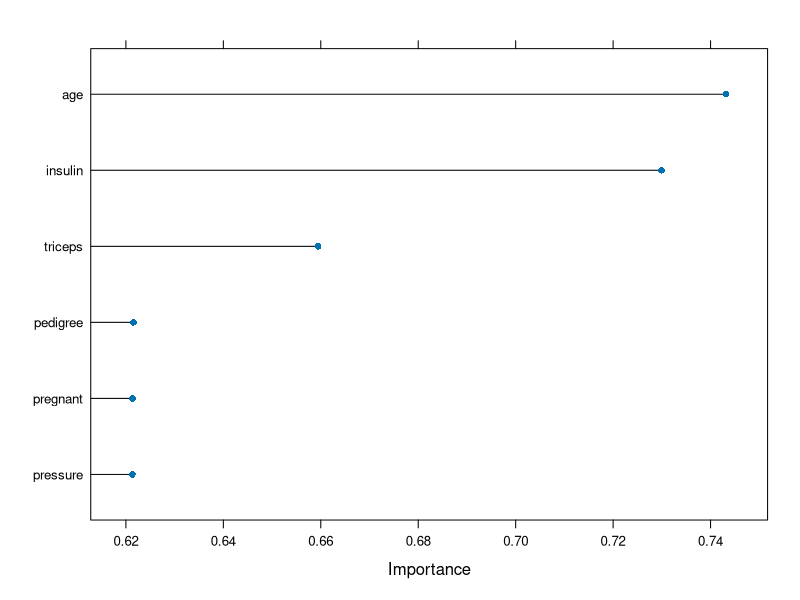

Here is the R script that generated this plot:
## ---- chunk 1
library(caret)
library(mlbench)
data("PimaIndiansDiabetes2")
df <- PimaIndiansDiabetes2[complete.cases(PimaIndiansDiabetes2[]),]
corMatrix <- cor(df[,1:7])
findCorrelation(corMatrix, cutoff=0.5, verbose=TRUE)
## ---- chunk 2
df <- df[,-c(2,6)]

## ---- chunk 3
ctrl <- trainControl(method="repeatedcv", repeats=5)
model <- train(diabetes~., data=df, method="knn", preProcess="scale", trControl=ctrl)
importance <- varImp(model, scale=FALSE)
importance
plot(importance)
## ---- chunk 4
df <- PimaIndiansDiabetes2[complete.cases(PimaIndiansDiabetes2[]),]
ctrl <- rfeControl(functions=rfFuncs, method="cv", number=10)
rfe_out <- rfe(df[,1:7], df[,8], sizes=c(1:7), rfeControl=ctrl)
rfe_out
## ---- chunk 5
#library(FSelector)
